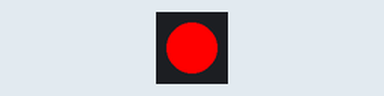
Recording of a sketch running on a simulated Arduino Uno, built with avr-gcc and run on an emulated ATmega328P. Parts: 1 RGB LEDs in strip order, left to right. Dim RGB values are drawn brighter than linear.

Above: at 0.02 s.
At 2.14 s:
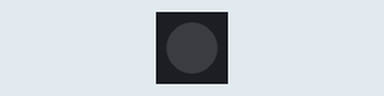
At 4.04 s:
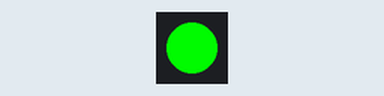
At 5.92 s:
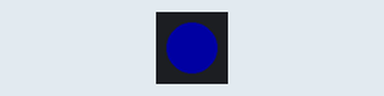
Timing chart, 0 to 7.0 s (numbered marks = the images above):
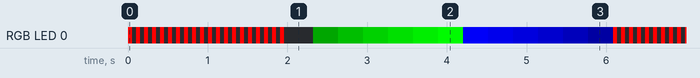

The sketch:

Fading_1_Submit.ino
```cpp
#include <Adafruit_NeoPixel.h>

#define LED 11

Adafruit_NeoPixel pixels = Adafruit_NeoPixel(1, LED, NEO_GRB + NEO_KHZ800);

void setup() {
  pixels.begin();
  pixels.show();
}

void loop() {
  for(int time = 0; time < 20; ++time) {
    pixels.setPixelColor(0, 255, 0, 0);
    pixels.show();
    delay(50);

    pixels.setPixelColor(0, 0, 0, 0);
    pixels.show();
    delay(50);
  } //2초동안 빨간불이 100ms 주기로 점등되는 반복문

  for(int brightness = 0; brightness <= 255; brightness += 5) {
    pixels.setPixelColor(0, 0, brightness, 0);
    pixels.show();
    delay(39);//1989ms로 요구한 2000ms보다 11ms 짧습니다.
  } //2초동안 점점 초록색 빛이 255 밝기까지 밝아지는 반복문

  for(int brightness = 255; brightness >= 0; brightness -= 5) {
    pixels.setPixelColor(0, 0, 0, brightness);
    pixels.show();
    delay(39);//1989ms로 요구한 2000ms보다 11ms 짧습니다.
  } //2초동안 점점 255에서 0으로 파란색 빛이 꺼지는 반복문
}
```

Measured:
- by itself, everything shown: repeats every 6.1 s, in 53 steps
